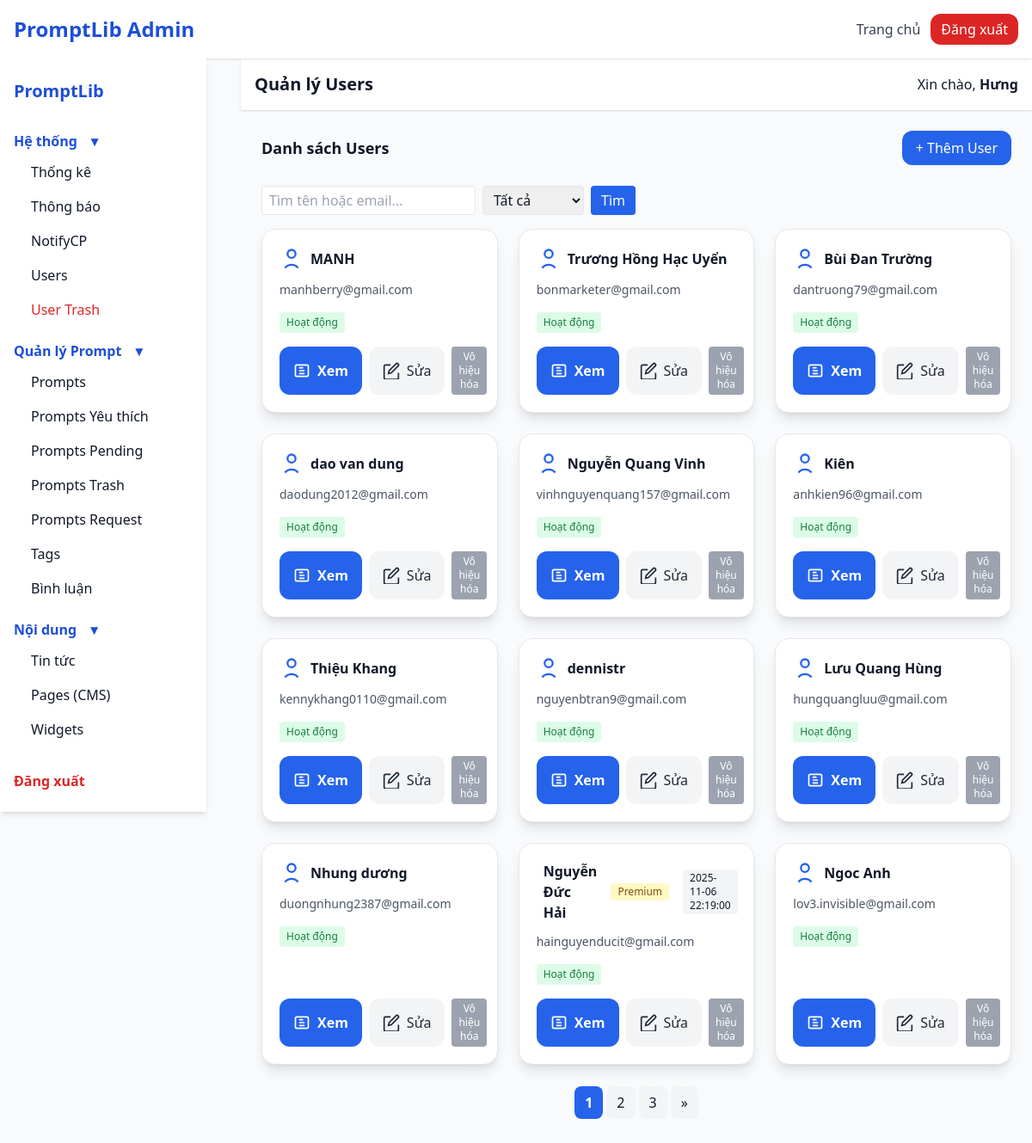
The page /admin/users.php (signed in) on the database its author committed.
### tables this page shows
CREATE TABLE `users` (
  `id` int(11) NOT NULL,
  `email` varchar(100) DEFAULT NULL,
  `password` varchar(255) DEFAULT NULL,
  `name` varchar(100) DEFAULT NULL,
  `role` enum('root','admin','premium','user') DEFAULT 'user',
  `premium_expire` datetime DEFAULT NULL,
  `is_active` tinyint(1) DEFAULT 1,
  `created_at` datetime DEFAULT NULL,
  `last_login` datetime DEFAULT NULL,
  `is_deleted` tinyint(1) DEFAULT 0,
  `deleted_at` datetime DEFAULT NULL,
  `api_gpt_key` varchar(255) DEFAULT NULL,
  `api_gemini_key` varchar(255) DEFAULT NULL
);

### includes/auth.php (called while the page is built, shortened)
<?php
function user_role() {
    return $_SESSION['user_role'] ?? 'guest';
}
function is_admin() {
    return user_role() === 'admin' || user_role() === 'root';
}

### components/user_card.php (the view, shortened to what this page needs)
<?php
require_once __DIR__ . '/../includes/svg.php';
?>
<div class="bg-white rounded-2xl shadow-lg border p-5 flex flex-col gap-2 min-h-[180px] relative hover:shadow-2xl transition group">
  <div class="flex items-center gap-2 mb-1">
    <?= inline_svg('user', 'w-7 h-7 text-blue-600') ?>
    <span class="font-bold text-base text-gray-900"><?= htmlspecialchars($user['name']) ?></span>
    <?php if ($user['role'] === 'premium'): ?>
      <span class="bg-yellow-100 text-yellow-800 px-2 py-0.5 rounded text-xs ml-2">Premium</span>
      <span class="bg-gray-100 text-black-800 px-2 py-0.5 rounded text-xs ml-2"><?=$user['premium_expire']?></span>
    <?php endif; ?>
  </div>
  <div class="text-gray-600 text-sm mb-2"><?= htmlspecialchars($user['email']) ?></div>
  <div class="flex gap-2 text-xs mb-2">
    <span class="px-2 py-1 rounded <?= $user['is_active'] ? 'bg-green-100 text-green-700' : 'bg-gray-200 text-gray-500'; ?>">
      <?= $user['is_active'] ? 'Hoạt động' : 'Khóa'; ?>
    </span>
  </div>
  <div class="flex gap-2 mt-auto">
    <button onclick="viewUser(<?= $user['id'] ?>)" class="bg-blue-600 hover:bg-blue-700 text-white px-4 py-2 rounded-xl font-semibold flex-1 flex items-center gap-2 justify-center"><?= inline_svg('detail', 'w-5 h-5') ?> Xem</button>
    <?php if ($isAdmin && $user['role'] != 'root'): ?>
      <button onclick="editUser(<?= $user['id'] ?>)" class="bg-gray-100 hover:bg-gray-200 text-gray-800 px-4 py-2 rounded-xl flex items-center gap-2"><?= inline_svg('edit', 'w-5 h-5') ?> Sửa</button>
      <?php if ($user['is_active'] && !$user['is_deleted']): ?>
        <button class="bg-gray-400 text-white px-2 py-1 rounded text-xs" onclick="changeUserStatus(<?= $user['id'] ?>, 0)">Vô hiệu hóa</button>
      <?php elseif (!$user['is_active'] && !$user['is_deleted']): ?>
        <button class="bg-green-500 text-white px-2 py-1 rounded text-xs" onclick="changeUserStatus(<?= $user['id'] ?>, 1)">Kích hoạt</button>
        <button class="bg-red-500 text-white px-2 py-1 rounded text-xs" onclick="deleteUser(<?= $user['id'] ?>)">Xóa</button>
      <?php endif; ?>
    <?php endif; ?>
  </div>
</div>

### admin/users.php (shortened to what this page needs)
<?php
require_once '../includes/loader.php';
include 'layout.php';
?>
<div class="flex items-center justify-between mb-6">
    <h2 class="text-lg font-bold">Danh sách Users</h2>
    <button onclick="openUserModal()" class="bg-blue-600 text-white px-4 py-2 rounded-xl">+ Thêm User</button>
</div>
<form method="get" class="mb-4 flex space-x-2">
    <input name="q" placeholder="Tìm tên hoặc email..." value="<?php echo htmlspecialchars($_GET['q']??'') ?>" class="border rounded px-2 py-1" />
    <select name="status" class="border rounded px-2 py-1">
        <option value="">Tất cả</option>
    </select>
    <button class="bg-blue-600 text-white px-3 py-1 rounded">Tìm</button>
</form>
<div class="grid grid-cols-1 sm:grid-cols-2 md:grid-cols-3 gap-6">
<?php
$where = "1";
$params = [];
if (!empty($_GET['status'])) {
    if ($_GET['status'] == 'active') $where .= " AND is_active=1 AND is_deleted=0";
    if ($_GET['status'] == 'inactive') $where .= " AND is_active=0 AND is_deleted=0";
    if ($_GET['status'] == 'deleted') $where .= " AND is_deleted=1";
} else {
    $where .= " AND is_deleted=0";
}
$page = max(1, intval($_GET['page'] ?? 1));
$perpage = 12;
$offset = ($page - 1) * $perpage;
$sql = "SELECT * FROM users WHERE $where ORDER BY id DESC LIMIT $perpage OFFSET $offset";
$q = $pdo->prepare($sql);
$q->execute($params);
$isAdmin = is_admin() || is_root();
while ($user = $q->fetch()):
    include __DIR__.'/../components/user_card.php';
endwhile;
?>
</div>
<?php
include __DIR__.'/../components/pagination.php';
?>
<?php include 'layout_end.php'; ?>

### includes/svg.php (shortened to what this page needs)
<?php
function inline_svg($type, $cls = '') {
    switch ($type) {
        case 'detail':
            return "<svg class='{$cls}' fill='none' stroke='currentColor' stroke-width='2' viewBox='0 0 24 24'><path d='M9 12h6M9 16h6M13 8H9m-4 12h14a2 2 0 0 0 2-2V6a2 2 0 0 0-2-2H5a2 2 0 0 0-2 2v12a2 2 0 0 0 2 2z' stroke-linecap='round' stroke-linejoin='round'/></svg>";
        case 'edit':
            return '<svg class="'.$cls.'" fill="none" stroke="currentColor" stroke-width="2" viewBox="0 0 24 24"><path d="M11 4H4a2 2 0 0 0-2 2v16a2 2 0 0 0 2 2h16a2 2 0 0 0 2-2v-7"/><path d="M18.5 2.5a2.121 2.121 0 0 1 3 3L12 15l-4 1 1-4 9.5-9.5z"/></svg>';
        case 'user':
            return '<svg class="'.$cls.'" fill="none" stroke="currentColor" stroke-width="2" viewBox="0 0 24 24"><circle cx="12" cy="7" r="4"/><path d="M5.5 21a8.38 8.38 0 0 1 13 0"/></svg>';
        default:
            return '';
    }
}
?>

### rows shown on the page
users: name "MANH", email "manhberry@gmail.com", is_active "Hoạt động"
users: name "Trương Hồng Hạc Uyển", email "bonmarketer@gmail.com", is_active "Hoạt động"
users: name "Bùi Đan Trường", email "dantruong79@gmail.com", is_active "Hoạt động"
users: name "dao van dung", email "daodung2012@gmail.com", is_active "Hoạt động"
users: name "Nguyễn Quang Vinh", email "vinhnguyenquang157@gmail.com", is_active "Hoạt động"
users: name "Kiên", email "anhkien96@gmail.com", is_active "Hoạt động"
users: name "Thiệu Khang", email "kennykhang0110@gmail.com", is_active "Hoạt động"
users: name "dennistr", email "nguyenbtran9@gmail.com", is_active "Hoạt động"
users: name "Lưu Quang Hùng", email "hungquangluu@gmail.com", is_active "Hoạt động"
users: name "Nhung dương", email "duongnhung2387@gmail.com", is_active "Hoạt động"
users: name "Nguyễn Đức Hải", premium_expire "2025-11-06 22:19:00", email "hainguyenducit@gmail.com", is_active "Hoạt động"
users: name "Ngoc Anh", email "lov3.invisible@gmail.com", is_active "Hoạt động"

### other values the page prints
$group "Hệ thống"
$item['label'] "Thống kê"
$item['label'] "Thông báo"
$item['label'] "NotifyCP"
$item['label'] "Users"
$item['label'] "User Trash"
$group "Quản lý Prompt"
$item['label'] "Prompts"
$item['label'] "Prompts Yêu thích"
$item['label'] "Prompts Pending"
$item['label'] "Prompts Trash"
$item['label'] "Prompts Request"
$item['label'] "Tags"
$item['label'] "Bình luận"
$group "Nội dung"
